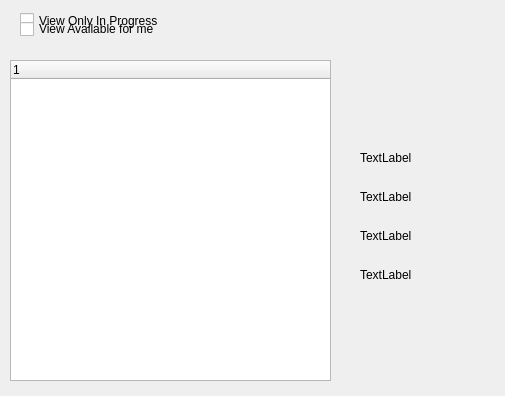
<?xml version="1.0" encoding="UTF-8"?>
<ui version="4.0">
 <class>ViewCourses</class>
 <widget class="QWidget" name="ViewCourses">
  <property name="geometry">
   <rect>
    <x>0</x>
    <y>0</y>
    <width>505</width>
    <height>396</height>
   </rect>
  </property>
  <property name="windowTitle">
   <string>ViewCourses</string>
  </property>
  <widget class="QTreeWidget" name="treeWidget">
   <property name="geometry">
    <rect>
     <x>10</x>
     <y>60</y>
     <width>321</width>
     <height>321</height>
    </rect>
   </property>
   <column>
    <property name="text">
     <string/>
    </property>
   </column>
  </widget>
  <widget class="QCheckBox" name="checkBox">
   <property name="geometry">
    <rect>
     <x>20</x>
     <y>10</y>
     <width>151</width>
     <height>21</height>
    </rect>
   </property>
   <property name="text">
    <string>View Only In Progress</string>
   </property>
  </widget>
  <widget class="QCheckBox" name="checkBox_1">
   <property name="geometry">
    <rect>
     <x>20</x>
     <y>20</y>
     <width>140</width>
     <height>18</height>
    </rect>
   </property>
   <property name="text">
    <string>View Available for me</string>
   </property>
  </widget>
  <widget class="QLabel" name="label">
   <property name="geometry">
    <rect>
     <x>360</x>
     <y>150</y>
     <width>54</width>
     <height>16</height>
    </rect>
   </property>
   <property name="text">
    <string>TextLabel</string>
   </property>
  </widget>
  <widget class="QLabel" name="label_2">
   <property name="geometry">
    <rect>
     <x>360</x>
     <y>189</y>
     <width>54</width>
     <height>16</height>
    </rect>
   </property>
   <property name="text">
    <string>TextLabel</string>
   </property>
  </widget>
  <widget class="QLabel" name="label_3">
   <property name="geometry">
    <rect>
     <x>360</x>
     <y>228</y>
     <width>54</width>
     <height>16</height>
    </rect>
   </property>
   <property name="text">
    <string>TextLabel</string>
   </property>
  </widget>
  <widget class="QLabel" name="label_4">
   <property name="geometry">
    <rect>
     <x>360</x>
     <y>267</y>
     <width>54</width>
     <height>16</height>
    </rect>
   </property>
   <property name="text">
    <string>TextLabel</string>
   </property>
  </widget>
 </widget>
 <layoutdefault spacing="6" margin="11"/>
 <resources/>
 <connections/>
</ui>
